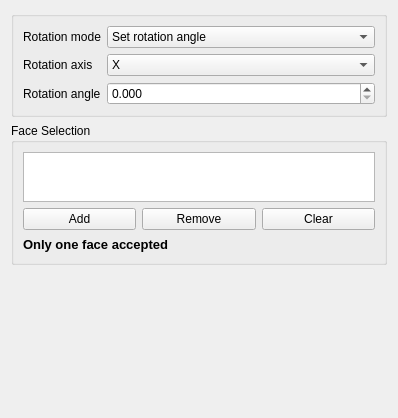
<?xml version="1.0" encoding="UTF-8"?>
<ui version="4.0">
 <class>Form</class>
 <widget class="QWidget" name="Form">
  <property name="geometry">
   <rect>
    <x>0</x>
    <y>0</y>
    <width>398</width>
    <height>418</height>
   </rect>
  </property>
  <property name="windowTitle">
   <string>Form</string>
  </property>
  <layout class="QGridLayout" name="gridLayout">
   <item row="1" column="0" colspan="2">
    <widget class="QGroupBox" name="groupBox">
     <property name="title">
      <string>Face Selection</string>
     </property>
     <layout class="QGridLayout" name="gridLayout_4">
      <item row="3" column="1">
       <widget class="QPushButton" name="deleteFace">
        <property name="toolTip">
         <string>&lt;html&gt;&lt;head/&gt;&lt;body&gt;&lt;p&gt;Remove the selected list items from the list of base geometries. The operation will not be applied to them.&lt;/p&gt;&lt;/body&gt;&lt;/html&gt;</string>
        </property>
        <property name="text">
         <string>Remove</string>
        </property>
       </widget>
      </item>
      <item row="3" column="2">
       <widget class="QPushButton" name="clearFace">
        <property name="toolTip">
         <string>&lt;html&gt;&lt;head/&gt;&lt;body&gt;&lt;p&gt;Clears list of base geometries.&lt;/p&gt;&lt;/body&gt;&lt;/html&gt;</string>
        </property>
        <property name="text">
         <string>Clear</string>
        </property>
       </widget>
      </item>
      <item row="0" column="0" colspan="3">
       <widget class="QListWidget" name="faceList">
        <property name="maximumSize">
         <size>
          <width>16777215</width>
          <height>50</height>
         </size>
        </property>
        <property name="toolTip">
         <string>&lt;html&gt;&lt;head/&gt;&lt;body&gt;&lt;p&gt;Select one or more features in the 3d view and press 'Add' to add them as the base items for this operation.&lt;/p&gt;&lt;p&gt;&lt;br/&gt;&lt;/p&gt;&lt;p&gt;Selected features can be deleted entirely.&lt;/p&gt;&lt;/body&gt;&lt;/html&gt;</string>
        </property>
       </widget>
      </item>
      <item row="3" column="0">
       <widget class="QPushButton" name="addFace">
        <property name="toolTip">
         <string>&lt;html&gt;&lt;head/&gt;&lt;body&gt;&lt;p&gt;Add selected features to the list of base geometries for this operation.&lt;/p&gt;&lt;/body&gt;&lt;/html&gt;</string>
        </property>
        <property name="text">
         <string>Add</string>
        </property>
       </widget>
      </item>
      <item row="4" column="0" colspan="3">
       <widget class="QLabel" name="label">
        <property name="maximumSize">
         <size>
          <width>16777215</width>
          <height>50</height>
         </size>
        </property>
        <property name="font">
         <font>
          <pointsize>10</pointsize>
          <weight>75</weight>
          <italic>false</italic>
          <bold>true</bold>
         </font>
        </property>
        <property name="text">
         <string>Only one face accepted</string>
        </property>
       </widget>
      </item>
     </layout>
    </widget>
   </item>
   <item row="0" column="0" colspan="2">
    <widget class="QGroupBox" name="Indexing">
     <property name="title">
      <string/>
     </property>
     <layout class="QFormLayout" name="formLayout">
      <item row="0" column="0">
       <widget class="QLabel" name="rotationModeLabel">
        <property name="text">
         <string>Rotation mode</string>
        </property>
       </widget>
      </item>
      <item row="0" column="1">
       <widget class="QComboBox" name="rotationMode">
        <property name="toolTip">
         <string>&lt;html&gt;&lt;head/&gt;&lt;body&gt;&lt;p&gt;Select the indexing mode for the current operation.&lt;/p&gt;&lt;p&gt;Auto: best index angle will be determined from face(s) selected.&lt;/p&gt;&lt;p&gt;Fixed: index angle for rotation is set by the user.&lt;/p&gt;&lt;/body&gt;&lt;/html&gt;</string>
        </property>
        <property name="editable">
         <bool>false</bool>
        </property>
        <property name="currentText">
         <string>Set rotation angle</string>
        </property>
        <property name="currentIndex">
         <number>0</number>
        </property>
        <property name="maxVisibleItems">
         <number>5</number>
        </property>
        <property name="maxCount">
         <number>10</number>
        </property>
        <item>
         <property name="text">
          <string>Set rotation angle</string>
         </property>
        </item>
        <item>
         <property name="text">
          <string>Rotate normal to selected face</string>
         </property>
        </item>
       </widget>
      </item>
      <item row="2" column="0">
       <widget class="QLabel" name="rotationAngleLabel">
        <property name="text">
         <string>Rotation angle</string>
        </property>
       </widget>
      </item>
      <item row="2" column="1">
       <widget class="QDoubleSpinBox" name="rotationAngle">
        <property name="toolTip">
         <string>&lt;html&gt;&lt;head/&gt;&lt;body&gt;&lt;p&gt;Set the angle, in degrees, at which the model will be fixed for the current operation. [0-360]&lt;/p&gt;&lt;/body&gt;&lt;/html&gt;</string>
        </property>
        <property name="alignment">
         <set>Qt::AlignLeading|Qt::AlignLeft|Qt::AlignVCenter</set>
        </property>
        <property name="decimals">
         <number>3</number>
        </property>
        <property name="maximum">
         <double>360.000000000000000</double>
        </property>
        <property name="singleStep">
         <double>1.000000000000000</double>
        </property>
       </widget>
      </item>
      <item row="1" column="1">
       <widget class="QComboBox" name="rotationAxis">
        <property name="maxCount">
         <number>10</number>
        </property>
        <item>
         <property name="text">
          <string>X</string>
         </property>
        </item>
        <item>
         <property name="text">
          <string>Y</string>
         </property>
        </item>
       </widget>
      </item>
      <item row="1" column="0">
       <widget class="QLabel" name="rotationAxisLabel">
        <property name="text">
         <string>Rotation axis</string>
        </property>
       </widget>
      </item>
     </layout>
    </widget>
   </item>
   <item row="2" column="0" colspan="2">
    <spacer name="verticalSpacer">
     <property name="orientation">
      <enum>Qt::Vertical</enum>
     </property>
     <property name="sizeHint" stdset="0">
      <size>
       <width>20</width>
       <height>40</height>
      </size>
     </property>
    </spacer>
   </item>
  </layout>
 </widget>
 <resources>
  <include location="../Path.qrc"/>
 </resources>
 <connections/>
</ui>
